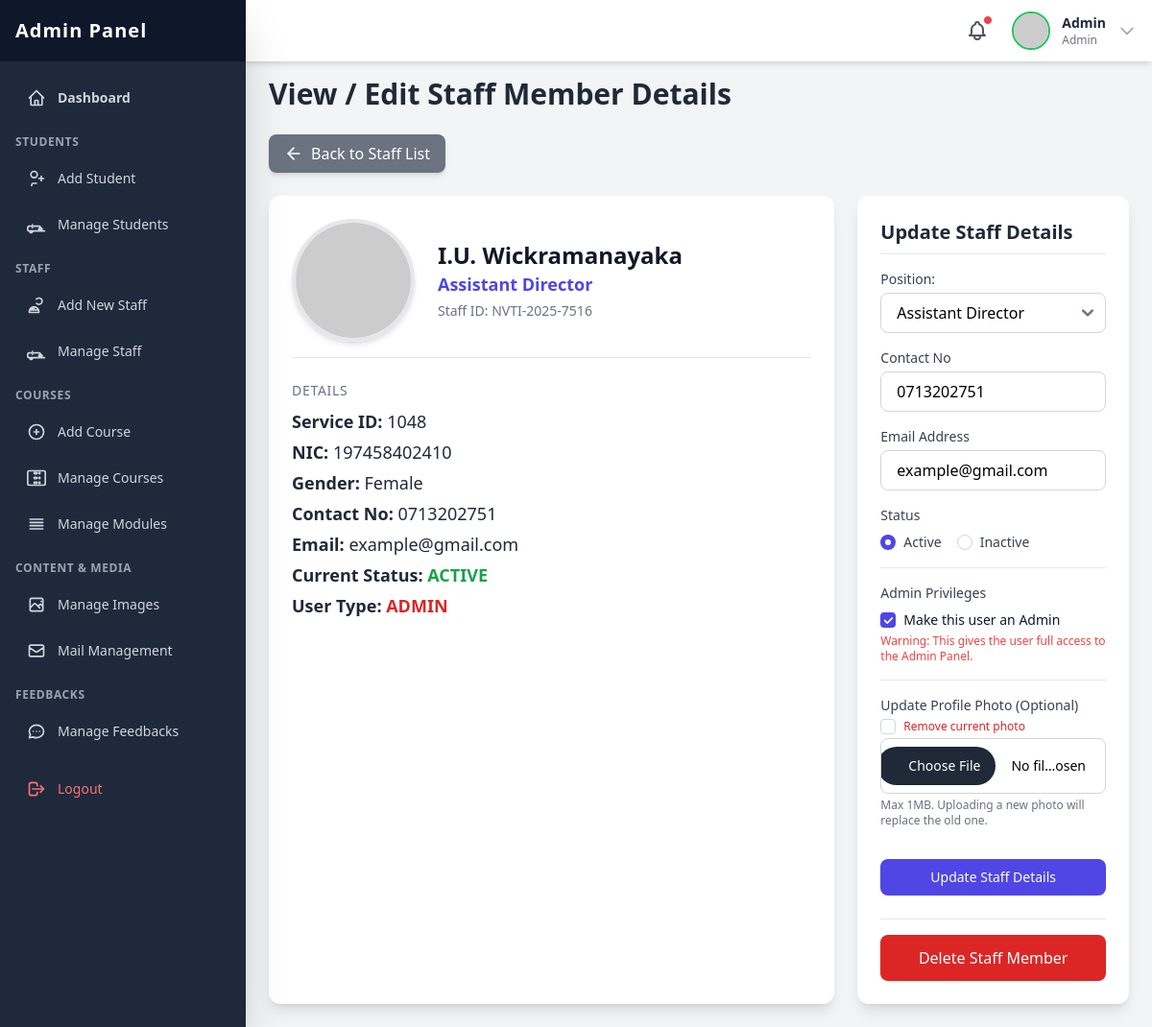
The page /admin/pages/view_staff_details.php?staff_id=NVTI-2025-7516 (signed in) on the database its author committed.
### tables this page shows
CREATE TABLE IF NOT EXISTS `staff` (
  `id` int NOT NULL AUTO_INCREMENT,
  `staff_id` varchar(20) NOT NULL,
  `service_id` varchar(20) NOT NULL,
  `first_name` varchar(50) NOT NULL,
  `last_name` varchar(50) NOT NULL,
  `nic` varchar(15) NOT NULL,
  `contact_no` varchar(15) DEFAULT NULL,
  `email` varchar(100) DEFAULT NULL,
  `gender` varchar(10) NOT NULL,
  `password` varchar(255) NOT NULL,
  `position` varchar(100) NOT NULL,
  `type` varchar(50) DEFAULT NULL,
  `course_no` varchar(20) DEFAULT NULL,
  `profile_photo` varchar(255) DEFAULT NULL,
  `status` enum('active','inactive') NOT NULL DEFAULT 'active',
  `login_status` tinyint(1) DEFAULT '0',
  PRIMARY KEY (`id`),
  UNIQUE KEY `staff_id` (`staff_id`),
  UNIQUE KEY `service_id` (`service_id`),
  KEY `idx_position` (`position`)
);

### admin/pages/view_staff_details.php (the view, shortened to what the rows shown need)
<?php
include_once('../include/header.php');
include_once('../../include/connection.php');
$staff_id_to_view = trim($_GET['staff_id']);
$query = "SELECT * FROM staff WHERE staff_id = ?";
$stmt = $con->prepare($query);
$stmt->bind_param("s", $staff_id_to_view);
$stmt->execute();
$result = $stmt->get_result();
if ($result->num_rows == 1) {
    $staff = $result->fetch_assoc();
} else {
    echo "<div class='p-6'><p class='text-red-500'>Error: No staff member found with ID: " . htmlspecialchars($staff_id_to_view) . "</p></div>";
    $stmt->close();
    $con->close();
    include_once('../include/footer.php');
    exit();
}
?>
<h2 class="text-3xl font-bold text-gray-800 mb-6">View / Edit Staff Member Details</h2>
<div class="grid grid-cols-1 lg:grid-cols-3 gap-6">
    <div class="lg:col-span-2 bg-white p-6 rounded-xl shadow-lg">
        <div class="flex flex-col sm:flex-row items-center border-b pb-4 mb-6 gap-6">
            <div>
                <h3 class="text-2xl font-bold text-gray-900"><?php echo htmlspecialchars($staff['first_name'] . ' ' . $staff['last_name']); ?></h3>
                <p class="text-lg text-indigo-600 font-semibold"><?php echo htmlspecialchars($staff['position']); ?></p>
                <p class="text-sm text-gray-500 mt-1">Staff ID: <?php echo htmlspecialchars($staff['staff_id']); ?></p>
            </div>
        </div>
        <div class="space-y-4">
            <div>
                <div class="mt-2 text-lg text-gray-800 space-y-1">
                    <p><strong>Service ID:</strong> <?php echo htmlspecialchars($staff['service_id']); ?></p>
                    <p><strong>NIC:</strong> <?php echo htmlspecialchars($staff['nic']); ?></p>
                    <p><strong>Gender:</strong> <?php echo htmlspecialchars($staff['gender']); ?></p>
                    <p><strong>Contact No:</strong> <?php echo htmlspecialchars($staff['contact_no'] ?? 'N/A'); ?></p>
                    <p><strong>Email:</strong> <?php echo htmlspecialchars($staff['email'] ?? 'N/A'); ?></p>
                    <p><strong>Current Status:</strong>
                        <?php if ($staff['status'] == 'active'): ?>
                            <span class="font-semibold text-green-600">ACTIVE</span>
                        <?php else: ?>
                            <span class="font-semibold text-red-600">INACTIVE</span>
                        <?php endif; ?>
                     </p>
                     <p><strong>User Type:</strong>
                        <?php if (isset($staff['type']) && $staff['type'] == 'admin'): ?>
                            <span class="font-bold text-red-600">ADMIN</span>
                        <?php else: ?>
                            <span class="font-semibold text-gray-600">Staff</span>
                        <?php endif; ?>
                     </p>
                </div>
            </div>
        </div>
    </div>
    <div class="lg:col-span-1">
        <div class="bg-white p-6 rounded-xl shadow-lg sticky top-28">
            <form action="../lib/staff_action_handler.php" method="POST" class="space-y-4" enctype="multipart/form-data">
                <div class="form-group">
                    <label for="position" class="block text-sm font-medium text-gray-700 mb-1">Position:</label>
                    <select id="position" name="position" class="w-full px-4 py-2 border border-gray-300 rounded-lg focus:outline-none focus:ring-2 focus:ring-indigo-500" required onchange="toggleCourseSection()">
                        <option value="Assistant Director" <?php echo ($staff['position'] == 'Assistant Director') ? 'selected' : ''; ?>>Assistant Director</option>
                    </select>
                </div>
                <div>
                    <label for="contact_no" class="block text-sm font-medium text-gray-700 mb-1">Contact No</label>
                    <input type="tel" id="contact_no" name="contact_no" pattern="[0-9]{10}" placeholder="07XXXXXXXX" required
                           value="<?php echo htmlspecialchars($staff['contact_no'] ?? ''); ?>"
                           class="w-full px-4 py-2 border border-gray-300 rounded-lg focus:outline-none focus:ring-2 focus:ring-indigo-500">
                </div>
                <div>
                    <label for="email" class="block text-sm font-medium text-gray-700 mb-1">Email Address</label>
                    <input type="email" id="email" name="email" placeholder="example@gmail.com" required
                           value="<?php echo htmlspecialchars($staff['email'] ?? ''); ?>"
                           class="w-full px-4 py-2 border border-gray-300 rounded-lg focus:outline-none focus:ring-2 focus:ring-indigo-500">
                </div>
                <div>
                    <div class="flex items-center space-x-4">
                        <div class="flex items-center">
                            <input id="status_active" name="status" type="radio" value="active" <?php echo ($staff['status'] == 'active') ? 'checked' : ''; ?>
                                   class="h-4 w-4 text-indigo-600 border-gray-300 focus:ring-indigo-500">
                            <label for="status_active" class="ml-2 text-sm font-medium text-gray-700">Active</label>
                        </div>
                        <div class="flex items-center">
                            <input id="status_inactive" name="status" type="radio" value="inactive" <?php echo ($staff['status'] == 'inactive') ? 'checked' : ''; ?>
                                   class="h-4 w-4 text-indigo-600 border-gray-300 focus:ring-indigo-500">
                            <label for="status_inactive" class="ml-2 text-sm font-medium text-gray-700">Inactive</label>
                        </div>
                    </div>
                </div>
                <div class="border-t pt-4">
                    <div class="flex items-center">
                        <input id="make_admin" name="admin_type" type="checkbox" value="admin"
                               <?php echo (isset($staff['type']) && $staff['type'] == 'admin') ? 'checked' : ''; ?>
                               class="h-4 w-4 text-indigo-600 border-gray-300 rounded focus:ring-indigo-500">
                        <label for="make_admin" class="ml-2 text-sm font-medium text-gray-900">Make this user an Admin</label>
                    </div>
                </div>
            </form>
        </div>
    </div>
</div>
<?php
include_once('../include/footer.php');
?>

### admin/include/header.php (shortened to what the rows shown need)
<?php
$admin_username = isset($_SESSION['admin_username']) ? $_SESSION['admin_username'] : null;
$admin_display_name = 'User';
$admin_display_type = 'Guest';
if ($admin_username) {
    include_once __DIR__ . '/../../include/connection.php';
    if (isset($con)) {
        $query_admin = "SELECT username, type FROM admin WHERE username = ?";
        $stmt_admin = $con->prepare($query_admin);
        if ($stmt_admin) {
            $stmt_admin->bind_param("s", $admin_username);
            $stmt_admin->execute();
            $result_admin = $stmt_admin->get_result();
            if ($result_admin->num_rows == 1) {
                $admin_data = $result_admin->fetch_assoc();
                $admin_display_name = htmlspecialchars($admin_data['username']);
                $admin_display_type = htmlspecialchars(ucfirst($admin_data['type']));
            }
        } else {
             error_log("Admin header: Failed to prepare admin query: " . $con->error);
        }
    } else {
        error_log("Admin header: Database connection not established in connection.php.");
    }
}
?>
<!DOCTYPE html>
<html lang="en">
<head>
    <script src="https://cdn.tailwindcss.com"></script>
    <link href="https://cdnjs.cloudflare.com/ajax/libs/flowbite/2.2.1/flowbite.min.css" rel="stylesheet" />
    <link rel="stylesheet" href="../css/webkit.css">
</head>
<body class="bg-gray-100 min-h-screen">
    <header class="fixed top-0 left-0 right-0 h-16 bg-white shadow-md z-30 flex items-center justify-between px-4 transition-all duration-300" id="page-header">
        <div class="flex items-center space-x-4 relative">
            <button id="avatarButton" type="button" data-dropdown-toggle="userDropdown" data-dropdown-placement="bottom-start" class="flex items-center space-x-3 cursor-pointer group">
                <div class="hidden sm:block text-sm text-left"> <p class="font-semibold text-gray-800"><?php echo $admin_display_name; ?></p>
                    <p class="text-xs text-gray-500"><?php echo $admin_display_type; ?></p>
                </div>
                </button>
            </div>
    </header>
    <div id="sidebar-wrapper">
        <nav class="fixed top-0 bottom-0 left-0 w-64 bg-slate-800 text-white z-40 transform -translate-x-full lg:translate-x-0 transition-transform duration-300 ease-in-out shadow-2xl" id="page-sidebar">
            <div class="h-16 bg-slate-900 flex items-center justify-between px-4">
                <h1 class="text-xl font-extrabold text-white tracking-wider">Admin Panel</h1>
            </div>
        </nav>
    </div>
    <main class="pt-20 p-6 lg:ml-64 transition-all duration-300" id="main-content">

### rows shown on the page
staff: first_name+last_name "I.U. Wickramanayaka", position "Assistant Director", staff "NVTI-2025-7516", service "1048", nic "197458402410", gender "Female", contact_no "0713202751", email "example@gmail.com", status "☑ Active", status "☐ Inactive", type "☑"

### other values the page prints
$admin_display_name "Admin"
$admin_display_type "Admin"
